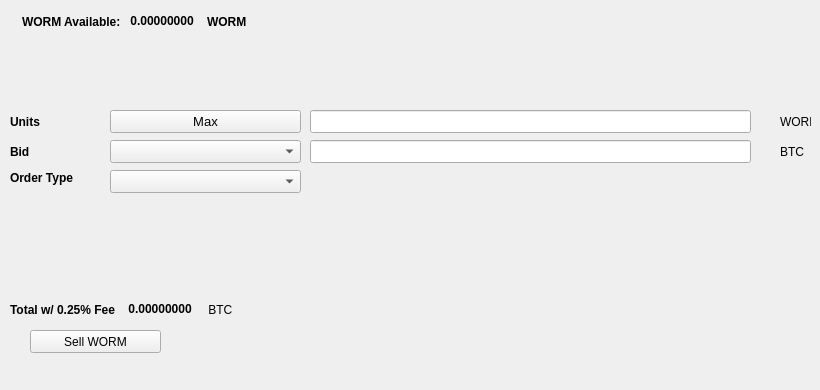
   <widget class="QWidget" name="SellTab">
    <attribute name="title">
     <string>Sell</string>
    </attribute>
    <widget class="QLabel" name="label_16">
     <property name="geometry">
      <rect>
       <x>780</x>
       <y>140</y>
       <width>31</width>
       <height>23</height>
      </rect>
     </property>
     <property name="text">
      <string>BTC</string>
     </property>
    </widget>
    <widget class="QComboBox" name="SellBidcomboBox">
     <property name="geometry">
      <rect>
       <x>110</x>
       <y>140</y>
       <width>191</width>
       <height>23</height>
      </rect>
     </property>
     <property name="font">
      <font>
       <pointsize>10</pointsize>
      </font>
     </property>
    </widget>
    <widget class="QLabel" name="label_18">
     <property name="geometry">
      <rect>
       <x>10</x>
       <y>110</y>
       <width>46</width>
       <height>23</height>
      </rect>
     </property>
     <property name="font">
      <font>
       <weight>75</weight>
       <bold>true</bold>
      </font>
     </property>
     <property name="text">
      <string>Units</string>
     </property>
    </widget>
    <widget class="QPushButton" name="Sell_Max_Amount">
     <property name="geometry">
      <rect>
       <x>110</x>
       <y>110</y>
       <width>191</width>
       <height>23</height>
      </rect>
     </property>
     <property name="font">
      <font>
       <pointsize>10</pointsize>
      </font>
     </property>
     <property name="text">
      <string>Max</string>
     </property>
    </widget>
    <widget class="QLabel" name="label_20">
     <property name="geometry">
      <rect>
       <x>10</x>
       <y>170</y>
       <width>91</width>
       <height>16</height>
      </rect>
     </property>
     <property name="font">
      <font>
       <weight>75</weight>
       <bold>true</bold>
      </font>
     </property>
     <property name="text">
      <string>Order Type</string>
     </property>
    </widget>
    <widget class="QComboBox" name="SellOrdertypeCombo">
     <property name="geometry">
      <rect>
       <x>110</x>
       <y>170</y>
       <width>191</width>
       <height>23</height>
      </rect>
     </property>
     <property name="font">
      <font>
       <pointsize>10</pointsize>
      </font>
     </property>
    </widget>
    <widget class="QLabel" name="label_21">
     <property name="geometry">
      <rect>
       <x>10</x>
       <y>140</y>
       <width>46</width>
       <height>23</height>
      </rect>
     </property>
     <property name="font">
      <font>
       <weight>75</weight>
       <bold>true</bold>
      </font>
     </property>
     <property name="text">
      <string>Bid</string>
     </property>
    </widget>
    <widget class="QLabel" name="label_22">
     <property name="geometry">
      <rect>
       <x>780</x>
       <y>110</y>
       <width>31</width>
       <height>23</height>
      </rect>
     </property>
     <property name="text">
      <string>WORM</string>
     </property>
    </widget>
    <widget class="QLineEdit" name="UnitsInputWORM">
     <property name="geometry">
      <rect>
       <x>310</x>
       <y>110</y>
       <width>441</width>
       <height>23</height>
      </rect>
     </property>
     <property name="font">
      <font>
       <pointsize>9</pointsize>
       <weight>75</weight>
       <bold>true</bold>
      </font>
     </property>
    </widget>
    <widget class="QLineEdit" name="SellBidPriceEdit">
     <property name="geometry">
      <rect>
       <x>310</x>
       <y>140</y>
       <width>441</width>
       <height>23</height>
      </rect>
     </property>
     <property name="font">
      <font>
       <pointsize>9</pointsize>
       <weight>75</weight>
       <bold>true</bold>
      </font>
     </property>
    </widget>
    <widget class="QPushButton" name="SellWORMBTN">
     <property name="geometry">
      <rect>
       <x>30</x>
       <y>330</y>
       <width>131</width>
       <height>23</height>
      </rect>
     </property>
     <property name="text">
      <string>Sell WORM</string>
     </property>
     <property name="icon">
      <iconset resource="../worm">
       <normaloff>:/icons/bitcoin</normaloff>:/icons/bitcoin</iconset>
     </property>
    </widget>
    <widget class="QWidget" name="layoutWidget3">
     <property name="geometry">
      <rect>
       <x>22</x>
       <y>12</y>
       <width>258</width>
       <height>19</height>
      </rect>
     </property>
     <layout class="QHBoxLayout" name="horizontalLayout">
      <item>
       <widget class="QLabel" name="label232_2">
        <property name="font">
         <font>
          <weight>75</weight>
          <bold>true</bold>
         </font>
        </property>
        <property name="text">
         <string>WORM Available:</string>
        </property>
       </widget>
      </item>
      <item>
       <widget class="QLabel" name="WORMAvailableLabel">
        <property name="palette">
         <palette>
          <active>
           <colorrole role="WindowText">
            <brush brushstyle="SolidPattern">
             <color alpha="255">
              <red>0</red>
              <green>0</green>
              <blue>0</blue>
             </color>
            </brush>
           </colorrole>
           <colorrole role="Button">
            <brush brushstyle="SolidPattern">
             <color alpha="255">
              <red>0</red>
              <green>170</green>
              <blue>0</blue>
             </color>
            </brush>
           </colorrole>
           <colorrole role="Light">
            <brush brushstyle="SolidPattern">
             <color alpha="255">
              <red>0</red>
              <green>255</green>
              <blue>0</blue>
             </color>
            </brush>
           </colorrole>
           <colorrole role="Midlight">
            <brush brushstyle="SolidPattern">
             <color alpha="255">
              <red>0</red>
              <green>212</green>
              <blue>0</blue>
             </color>
            </brush>
           </colorrole>
           <colorrole role="Dark">
            <brush brushstyle="SolidPattern">
             <color alpha="255">
              <red>0</red>
              <green>85</green>
              <blue>0</blue>
             </color>
            </brush>
           </colorrole>
           <colorrole role="Mid">
            <brush brushstyle="SolidPattern">
             <color alpha="255">
              <red>0</red>
              <green>113</green>
              <blue>0</blue>
             </color>
            </brush>
           </colorrole>
           <colorrole role="Text">
            <brush brushstyle="SolidPattern">
             <color alpha="255">
              <red>0</red>
              <green>170</green>
              <blue>0</blue>
             </color>
            </brush>
           </colorrole>
           <colorrole role="BrightText">
            <brush brushstyle="SolidPattern">
             <color alpha="255">
              <red>255</red>
              <green>255</green>
              <blue>255</blue>
             </color>
            </brush>
           </colorrole>
           <colorrole role="ButtonText">
            <brush brushstyle="SolidPattern">
             <color alpha="255">
              <red>0</red>
              <green>0</green>
              <blue>0</blue>
             </color>
            </brush>
           </colorrole>
           <colorrole role="Base">
            <brush brushstyle="SolidPattern">
             <color alpha="255">
              <red>255</red>
              <green>255</green>
              <blue>255</blue>
             </color>
            </brush>
           </colorrole>
           <colorrole role="Window">
            <brush brushstyle="SolidPattern">
             <color alpha="255">
              <red>0</red>
              <green>170</green>
              <blue>0</blue>
             </color>
            </brush>
           </colorrole>
           <colorrole role="Shadow">
            <brush brushstyle="SolidPattern">
             <color alpha="255">
              <red>0</red>
              <green>0</green>
              <blue>0</blue>
             </color>
            </brush>
           </colorrole>
           <colorrole role="AlternateBase">
            <brush brushstyle="SolidPattern">
             <color alpha="255">
              <red>127</red>
              <green>212</green>
              <blue>127</blue>
             </color>
            </brush>
           </colorrole>
           <colorrole role="ToolTipBase">
            <brush brushstyle="SolidPattern">
             <color alpha="255">
              <red>255</red>
              <green>255</green>
              <blue>220</blue>
             </color>
            </brush>
           </colorrole>
           <colorrole role="ToolTipText">
            <brush brushstyle="SolidPattern">
             <color alpha="255">
              <red>0</red>
              <green>0</green>
              <blue>0</blue>
             </color>
            </brush>
           </colorrole>
          </active>
          <inactive>
           <colorrole role="WindowText">
            <brush brushstyle="SolidPattern">
             <color alpha="255">
              <red>0</red>
              <green>0</green>
              <blue>0</blue>
             </color>
            </brush>
           </colorrole>
           <colorrole role="Button">
            <brush brushstyle="SolidPattern">
             <color alpha="255">
              <red>0</red>
              <green>170</green>
              <blue>0</blue>
             </color>
            </brush>
           </colorrole>
           <colorrole role="Light">
            <brush brushstyle="SolidPattern">
             <color alpha="255">
              <red>0</red>
              <green>255</green>
              <blue>0</blue>
             </color>
            </brush>
           </colorrole>
           <colorrole role="Midlight">
            <brush brushstyle="SolidPattern">
             <color alpha="255">
              <red>0</red>
              <green>212</green>
              <blue>0</blue>
             </color>
            </brush>
           </colorrole>
           <colorrole role="Dark">
            <brush brushstyle="SolidPattern">
             <color alpha="255">
              <red>0</red>
              <green>85</green>
              <blue>0</blue>
             </color>
            </brush>
           </colorrole>
           <colorrole role="Mid">
            <brush brushstyle="SolidPattern">
             <color alpha="255">
              <red>0</red>
              <green>113</green>
              <blue>0</blue>
             </color>
            </brush>
           </colorrole>
           <colorrole role="Text">
            <brush brushstyle="SolidPattern">
             <color alpha="255">
              <red>0</red>
              <green>170</green>
              <blue>0</blue>
             </color>
            </brush>
           </colorrole>
           <colorrole role="BrightText">
            <brush brushstyle="SolidPattern">
             <color alpha="255">
              <red>255</red>
              <green>255</green>
              <blue>255</blue>
             </color>
            </brush>
           </colorrole>
           <colorrole role="ButtonText">
            <brush brushstyle="SolidPattern">
             <color alpha="255">
              <red>0</red>
              <green>0</green>
              <blue>0</blue>
             </color>
            </brush>
           </colorrole>
           <colorrole role="Base">
            <brush brushstyle="SolidPattern">
             <color alpha="255">
              <red>255</red>
              <green>255</green>
              <blue>255</blue>
             </color>
            </brush>
           </colorrole>
           <colorrole role="Window">
            <brush brushstyle="SolidPattern">
             <color alpha="255">
              <red>0</red>
              <green>170</green>
              <blue>0</blue>
             </color>
            </brush>
           </colorrole>
           <colorrole role="Shadow">
            <brush brushstyle="SolidPattern">
             <color alpha="255">
              <red>0</red>
              <green>0</green>
              <blue>0</blue>
             </color>
            </brush>
           </colorrole>
           <colorrole role="AlternateBase">
            <brush brushstyle="SolidPattern">
             <color alpha="255">
              <red>127</red>
              <green>212</green>
              <blue>127</blue>
             </color>
            </brush>
           </colorrole>
           <colorrole role="ToolTipBase">
            <brush brushstyle="SolidPattern">
             <color alpha="255">
              <red>255</red>
              <green>255</green>
              <blue>220</blue>
             </color>
            </brush>
           </colorrole>
           <colorrole role="ToolTipText">
            <brush brushstyle="SolidPattern">
             <color alpha="255">
              <red>0</red>
              <green>0</green>
              <blue>0</blue>
             </color>
            </brush>
           </colorrole>
          </inactive>
          <disabled>
           <colorrole role="WindowText">
            <brush brushstyle="SolidPattern">
             <color alpha="255">
              <red>0</red>
              <green>85</green>
              <blue>0</blue>
             </color>
            </brush>
           </colorrole>
           <colorrole role="Button">
            <brush brushstyle="SolidPattern">
             <color alpha="255">
              <red>0</red>
              <green>170</green>
              <blue>0</blue>
             </color>
            </brush>
           </colorrole>
           <colorrole role="Light">
            <brush brushstyle="SolidPattern">
             <color alpha="255">
              <red>0</red>
              <green>255</green>
              <blue>0</blue>
             </color>
            </brush>
           </colorrole>
           <colorrole role="Midlight">
            <brush brushstyle="SolidPattern">
             <color alpha="255">
              <red>0</red>
              <green>212</green>
              <blue>0</blue>
             </color>
            </brush>
           </colorrole>
           <colorrole role="Dark">
            <brush brushstyle="SolidPattern">
             <color alpha="255">
              <red>0</red>
              <green>85</green>
              <blue>0</blue>
             </color>
            </brush>
           </colorrole>
           <colorrole role="Mid">
            <brush brushstyle="SolidPattern">
             <color alpha="255">
              <red>0</red>
              <green>113</green>
              <blue>0</blue>
             </color>
            </brush>
           </colorrole>
           <colorrole role="Text">
            <brush brushstyle="SolidPattern">
             <color alpha="255">
              <red>0</red>
              <green>85</green>
              <blue>0</blue>
             </color>
            </brush>
           </colorrole>
           <colorrole role="BrightText">
            <brush brushstyle="SolidPattern">
             <color alpha="255">
              <red>255</red>
              <green>255</green>
              <blue>255</blue>
             </color>
            </brush>
           </colorrole>
           <colorrole role="ButtonText">
            <brush brushstyle="SolidPattern">
             <color alpha="255">
              <red>0</red>
              <green>85</green>
              <blue>0</blue>
             </color>
            </brush>
           </colorrole>
           <colorrole role="Base">
            <brush brushstyle="SolidPattern">
             <color alpha="255">
              <red>0</red>
              <green>170</green>
              <blue>0</blue>
             </color>
            </brush>
           </colorrole>
           <colorrole role="Window">
            <brush brushstyle="SolidPattern">
             <color alpha="255">
              <red>0</red>
              <green>170</green>
              <blue>0</blue>
             </color>
            </brush>
           </colorrole>
           <colorrole role="Shadow">
            <brush brushstyle="SolidPattern">
             <color alpha="255">
              <red>0</red>
              <green>0</green>
              <blue>0</blue>
             </color>
            </brush>
           </colorrole>
           <colorrole role="AlternateBase">
            <brush brushstyle="SolidPattern">
             <color alpha="255">
              <red>0</red>
              <green>170</green>
              <blue>0</blue>
             </color>
            </brush>
           </colorrole>
           <colorrole role="ToolTipBase">
            <brush brushstyle="SolidPattern">
             <color alpha="255">
              <red>255</red>
              <green>255</green>
              <blue>220</blue>
             </color>
            </brush>
           </colorrole>
           <colorrole role="ToolTipText">
            <brush brushstyle="SolidPattern">
             <color alpha="255">
              <red>0</red>
              <green>0</green>
              <blue>0</blue>
             </color>
            </brush>
           </colorrole>
          </disabled>
         </palette>
        </property>
        <property name="font">
         <font>
          <weight>75</weight>
          <bold>true</bold>
         </font>
        </property>
        <property name="text">
         <string> 0.00000000 </string>
        </property>
        <property name="textInteractionFlags">
         <set>Qt::LinksAccessibleByMouse|Qt::TextSelectableByKeyboard|Qt::TextSelectableByMouse</set>
        </property>
       </widget>
      </item>
      <item>
       <widget class="QLabel" name="labelWORM">
        <property name="font">
         <font>
          <weight>75</weight>
          <bold>true</bold>
         </font>
        </property>
        <property name="text">
         <string>WORM</string>
        </property>
       </widget>
      </item>
     </layout>
    </widget>
    <widget class="QWidget" name="layoutWidget">
     <property name="geometry">
      <rect>
       <x>10</x>
       <y>300</y>
       <width>268</width>
       <height>19</height>
      </rect>
     </property>
     <layout class="QHBoxLayout" name="horizontalLayout_2">
      <item>
       <widget class="QLabel" name="label_19">
        <property name="font">
         <font>
          <weight>75</weight>
          <bold>true</bold>
         </font>
        </property>
        <property name="text">
         <string>Total w/ 0.25% Fee </string>
        </property>
       </widget>
      </item>
      <item>
       <widget class="QLabel" name="SellCostLabel">
        <property name="palette">
         <palette>
          <active>
           <colorrole role="WindowText">
            <brush brushstyle="SolidPattern">
             <color alpha="255">
              <red>0</red>
              <green>0</green>
              <blue>0</blue>
             </color>
            </brush>
           </colorrole>
           <colorrole role="Button">
            <brush brushstyle="SolidPattern">
             <color alpha="255">
              <red>0</red>
              <green>170</green>
              <blue>0</blue>
             </color>
            </brush>
           </colorrole>
           <colorrole role="Light">
            <brush brushstyle="SolidPattern">
             <color alpha="255">
              <red>0</red>
              <green>255</green>
              <blue>0</blue>
             </color>
            </brush>
           </colorrole>
           <colorrole role="Midlight">
            <brush brushstyle="SolidPattern">
             <color alpha="255">
              <red>0</red>
              <green>212</green>
              <blue>0</blue>
             </color>
            </brush>
           </colorrole>
           <colorrole role="Dark">
            <brush brushstyle="SolidPattern">
             <color alpha="255">
              <red>0</red>
              <green>85</green>
              <blue>0</blue>
             </color>
            </brush>
           </colorrole>
           <colorrole role="Mid">
            <brush brushstyle="SolidPattern">
             <color alpha="255">
              <red>0</red>
              <green>113</green>
              <blue>0</blue>
             </color>
            </brush>
           </colorrole>
           <colorrole role="Text">
            <brush brushstyle="SolidPattern">
             <color alpha="255">
              <red>0</red>
              <green>170</green>
              <blue>0</blue>
             </color>
            </brush>
           </colorrole>
           <colorrole role="BrightText">
            <brush brushstyle="SolidPattern">
             <color alpha="255">
              <red>255</red>
              <green>255</green>
              <blue>255</blue>
             </color>
            </brush>
           </colorrole>
           <colorrole role="ButtonText">
            <brush brushstyle="SolidPattern">
             <color alpha="255">
              <red>0</red>
              <green>0</green>
              <blue>0</blue>
             </color>
            </brush>
           </colorrole>
           <colorrole role="Base">
            <brush brushstyle="SolidPattern">
             <color alpha="255">
              <red>255</red>
              <green>255</green>
              <blue>255</blue>
             </color>
            </brush>
           </colorrole>
           <colorrole role="Window">
            <brush brushstyle="SolidPattern">
             <color alpha="255">
              <red>0</red>
              <green>170</green>
              <blue>0</blue>
             </color>
            </brush>
           </colorrole>
           <colorrole role="Shadow">
            <brush brushstyle="SolidPattern">
             <color alpha="255">
              <red>0</red>
              <green>0</green>
              <blue>0</blue>
             </color>
            </brush>
           </colorrole>
           <colorrole role="AlternateBase">
            <brush brushstyle="SolidPattern">
             <color alpha="255">
              <red>127</red>
              <green>212</green>
              <blue>127</blue>
             </color>
            </brush>
           </colorrole>
           <colorrole role="ToolTipBase">
            <brush brushstyle="SolidPattern">
             <color alpha="255">
              <red>255</red>
              <green>255</green>
              <blue>220</blue>
             </color>
            </brush>
           </colorrole>
           <colorrole role="ToolTipText">
            <brush brushstyle="SolidPattern">
             <color alpha="255">
              <red>0</red>
              <green>0</green>
              <blue>0</blue>
             </color>
            </brush>
           </colorrole>
          </active>
          <inactive>
           <colorrole role="WindowText">
            <brush brushstyle="SolidPattern">
             <color alpha="255">
              <red>0</red>
              <green>0</green>
              <blue>0</blue>
             </color>
            </brush>
           </colorrole>
           <colorrole role="Button">
            <brush brushstyle="SolidPattern">
             <color alpha="255">
              <red>0</red>
              <green>170</green>
              <blue>0</blue>
             </color>
            </brush>
           </colorrole>
           <colorrole role="Light">
            <brush brushstyle="SolidPattern">
             <color alpha="255">
              <red>0</red>
              <green>255</green>
              <blue>0</blue>
             </color>
            </brush>
           </colorrole>
           <colorrole role="Midlight">
            <brush brushstyle="SolidPattern">
             <color alpha="255">
              <red>0</red>
              <green>212</green>
              <blue>0</blue>
             </color>
            </brush>
           </colorrole>
           <colorrole role="Dark">
            <brush brushstyle="SolidPattern">
             <color alpha="255">
              <red>0</red>
              <green>85</green>
              <blue>0</blue>
             </color>
            </brush>
           </colorrole>
           <colorrole role="Mid">
            <brush brushstyle="SolidPattern">
             <color alpha="255">
              <red>0</red>
              <green>113</green>
              <blue>0</blue>
             </color>
            </brush>
           </colorrole>
           <colorrole role="Text">
            <brush brushstyle="SolidPattern">
             <color alpha="255">
              <red>0</red>
              <green>170</green>
              <blue>0</blue>
             </color>
            </brush>
           </colorrole>
           <colorrole role="BrightText">
            <brush brushstyle="SolidPattern">
             <color alpha="255">
              <red>255</red>
              <green>255</green>
              <blue>255</blue>
             </color>
            </brush>
           </colorrole>
           <colorrole role="ButtonText">
            <brush brushstyle="SolidPattern">
             <color alpha="255">
              <red>0</red>
              <green>0</green>
              <blue>0</blue>
             </color>
            </brush>
           </colorrole>
           <colorrole role="Base">
            <brush brushstyle="SolidPattern">
             <color alpha="255">
              <red>255</red>
              <green>255</green>
              <blue>255</blue>
             </color>
            </brush>
           </colorrole>
           <colorrole role="Window">
            <brush brushstyle="SolidPattern">
             <color alpha="255">
              <red>0</red>
              <green>170</green>
              <blue>0</blue>
             </color>
            </brush>
           </colorrole>
           <colorrole role="Shadow">
            <brush brushstyle="SolidPattern">
             <color alpha="255">
              <red>0</red>
              <green>0</green>
              <blue>0</blue>
             </color>
            </brush>
           </colorrole>
           <colorrole role="AlternateBase">
            <brush brushstyle="SolidPattern">
             <color alpha="255">
              <red>127</red>
              <green>212</green>
              <blue>127</blue>
             </color>
            </brush>
           </colorrole>
           <colorrole role="ToolTipBase">
            <brush brushstyle="SolidPattern">
             <color alpha="255">
              <red>255</red>
              <green>255</green>
              <blue>220</blue>
             </color>
            </brush>
           </colorrole>
           <colorrole role="ToolTipText">
            <brush brushstyle="SolidPattern">
             <color alpha="255">
              <red>0</red>
              <green>0</green>
              <blue>0</blue>
             </color>
            </brush>
           </colorrole>
          </inactive>
          <disabled>
           <colorrole role="WindowText">
            <brush brushstyle="SolidPattern">
             <color alpha="255">
              <red>0</red>
              <green>85</green>
              <blue>0</blue>
             </color>
            </brush>
           </colorrole>
           <colorrole role="Button">
            <brush brushstyle="SolidPattern">
             <color alpha="255">
              <red>0</red>
              <green>170</green>
              <blue>0</blue>
             </color>
            </brush>
           </colorrole>
           <colorrole role="Light">
            <brush brushstyle="SolidPattern">
             <color alpha="255">
              <red>0</red>
              <green>255</green>
              <blue>0</blue>
             </color>
            </brush>
           </colorrole>
           <colorrole role="Midlight">
            <brush brushstyle="SolidPattern">
             <color alpha="255">
              <red>0</red>
              <green>212</green>
              <blue>0</blue>
             </color>
            </brush>
           </colorrole>
           <colorrole role="Dark">
            <brush brushstyle="SolidPattern">
             <color alpha="255">
              <red>0</red>
              <green>85</green>
              <blue>0</blue>
             </color>
            </brush>
           </colorrole>
           <colorrole role="Mid">
            <brush brushstyle="SolidPattern">
             <color alpha="255">
              <red>0</red>
              <green>113</green>
              <blue>0</blue>
             </color>
            </brush>
           </colorrole>
           <colorrole role="Text">
            <brush brushstyle="SolidPattern">
             <color alpha="255">
              <red>0</red>
              <green>85</green>
              <blue>0</blue>
             </color>
            </brush>
           </colorrole>
           <colorrole role="BrightText">
            <brush brushstyle="SolidPattern">
             <color alpha="255">
              <red>255</red>
              <green>255</green>
              <blue>255</blue>
             </color>
            </brush>
           </colorrole>
           <colorrole role="ButtonText">
            <brush brushstyle="SolidPattern">
             <color alpha="255">
              <red>0</red>
              <green>85</green>
              <blue>0</blue>
             </color>
            </brush>
           </colorrole>
           <colorrole role="Base">
            <brush brushstyle="SolidPattern">
             <color alpha="255">
              <red>0</red>
              <green>170</green>
              <blue>0</blue>
             </color>
            </brush>
           </colorrole>
           <colorrole role="Window">
            <brush brushstyle="SolidPattern">
             <color alpha="255">
              <red>0</red>
              <green>170</green>
              <blue>0</blue>
             </color>
            </brush>
           </colorrole>
           <colorrole role="Shadow">
            <brush brushstyle="SolidPattern">
             <color alpha="255">
              <red>0</red>
              <green>0</green>
              <blue>0</blue>
             </color>
            </brush>
           </colorrole>
           <colorrole role="AlternateBase">
            <brush brushstyle="SolidPattern">
             <color alpha="255">
              <red>0</red>
              <green>170</green>
              <blue>0</blue>
             </color>
            </brush>
           </colorrole>
           <colorrole role="ToolTipBase">
            <brush brushstyle="SolidPattern">
             <color alpha="255">
              <red>255</red>
              <green>255</green>
              <blue>220</blue>
             </color>
            </brush>
           </colorrole>
           <colorrole role="ToolTipText">
            <brush brushstyle="SolidPattern">
             <color alpha="255">
              <red>0</red>
              <green>0</green>
              <blue>0</blue>
             </color>
            </brush>
           </colorrole>
          </disabled>
         </palette>
        </property>
        <property name="font">
         <font>
          <weight>75</weight>
          <bold>true</bold>
         </font>
        </property>
        <property name="autoFillBackground">
         <bool>false</bool>
        </property>
        <property name="text">
         <string> 0.00000000</string>
        </property>
        <property name="textInteractionFlags">
         <set>Qt::LinksAccessibleByMouse|Qt::TextSelectableByMouse</set>
        </property>
       </widget>
      </item>
      <item>
       <widget class="QLabel" name="label_17">
        <property name="font">
         <font>
          <weight>50</weight>
          <bold>false</bold>
         </font>
        </property>
        <property name="text">
         <string> BTC</string>
        </property>
       </widget>
      </item>
     </layout>
    </widget>
    <widget class="QLabel" name="label_23">
     <property name="geometry">
      <rect>
       <x>460</x>
       <y>300</y>
       <width>281</width>
       <height>81</height>
      </rect>
     </property>
     <property name="text">
      <string/>
     </property>
     <property name="pixmap">
      <pixmap>:/images/bittrex</pixmap>
     </property>
    </widget>
   </widget>
